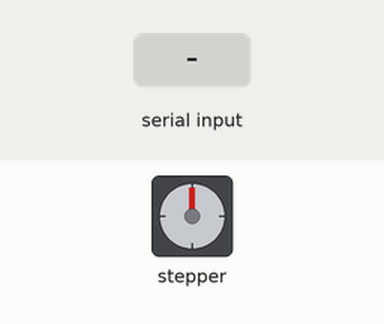
A sketch run on a simulated Arduino Uno, built with avr-gcc and run on an emulated ATmega328P. On the bench: stepper motor. The inputs (shaded band) are chosen by the test bench. Stepper angles assume 200 steps per turn.

Above: at 1.2 s.
1.3 s: "200\n" received over Serial
At 2.48 s:
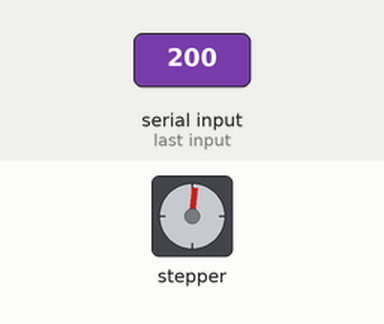
4.3 s: "90,45\n" received over Serial
At 6.8 s:
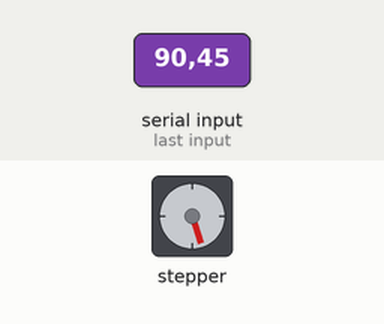
7.1 s: "30,150\n" received over Serial
At 8.6 s:
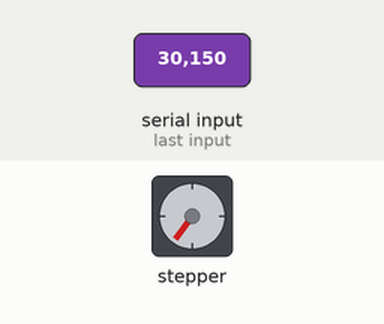
9.7 s: "5\n" received over Serial
At 11.3 s:
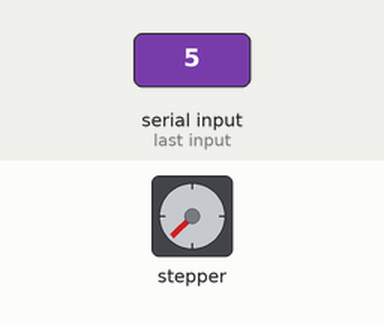
12.2 s: "90\n" received over Serial
At 14.1 s:
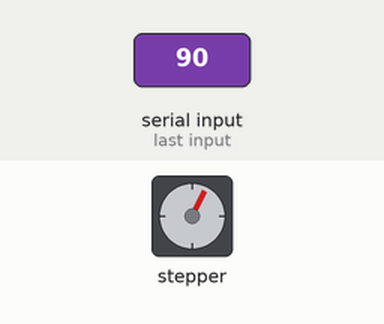
15.0 s: "90,45\n" received over Serial
At 17.4 s:
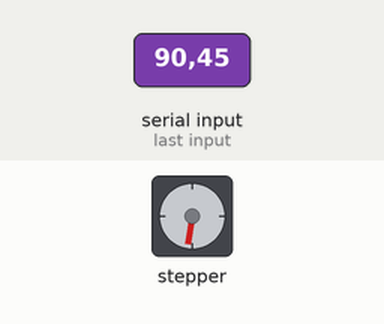
Timing chart, 0 to 18.8 s (numbered marks = the images above; inputs shaded):
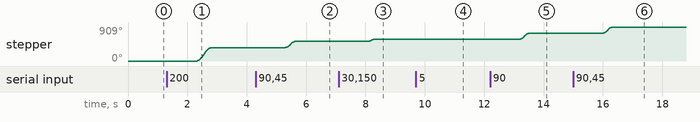

Measured:
- after the input at 1.3 s, stepper: turns 360° clockwise in 0.47 s, starting after 1.0 s
- after the input at 4.3 s, stepper: turns 162° clockwise in 0.31 s, starting after 1.0 s
- after the input at 7.1 s, stepper: turns 54° clockwise in 0.13 s, starting after 1.0 s
- after the input at 9.7 s, stepper: goes 583° 0.02 s, then 585°, starting after 1.0 s
- after the input at 12.2 s, stepper: turns 162° clockwise in 0.31 s, starting after 1.0 s
- after the input at 15.0 s, stepper: turns 162° clockwise in 0.29 s, starting after 1.0 s

The sketch:

exa2.ino
```cpp
#include <AccelStepper.h>

// Define a stepper and the pins it will use
AccelStepper stepper(1, 7, 6);

void setup() {
  Serial.begin(115200);
  stepper.setMaxSpeed(5000);
  stepper.setAcceleration(3000);
}

void loop() {
  //stepper.moveTo(stepper.currentPosition() + Serial.readString().toInt());
  //stepper.runToPosition();

  if (Serial.available()) {
    //Serial.println(Serial.readString().toInt());

    stepper.moveTo(stepper.currentPosition() + Serial.readString().toInt());
    stepper.runToPosition();
  }

  /*
  stepper.moveTo(0);
  stepper.runToPosition();
  delay(1000);
  stepper.moveTo(90);
  stepper.runToPosition();
  delay(1000);

  stepper.moveTo(180);
  stepper.runToPosition();
  delay(1000);*/
}
```
